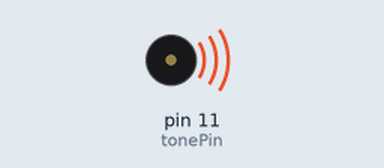
Recording of a sketch running on a simulated Arduino Uno, built with avr-gcc and run on an emulated ATmega328P. Shown: buzzer (waves = sounding).

Above: at 0.2 s.
Timing chart, 0 to 5.5 s (numbered marks = the images above):
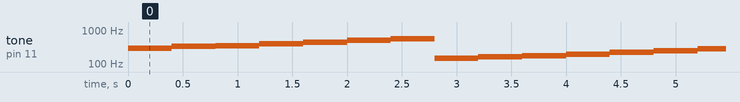

Measured:
- by itself, tone on pin 11 (tonePin): plays 294 Hz for 0.40 s, 330 Hz for 0.40 s, 350 Hz for 0.40 s, 393 Hz for 0.40 s, 441 Hz for 0.40 s, 495 Hz for 0.40 s … (325 notes in this stretch)

The sketch:

Music.ino
```cpp
#define NOTE_D0 98
#define NOTE_D1 294
#define NOTE_D2 330
#define NOTE_D3 350
#define NOTE_D4 393
#define NOTE_D5 441
#define NOTE_D6 495
#define NOTE_D7 556
#define NOTE_DL1 147
#define NOTE_DL2 165
#define NOTE_DL3 175
#define NOTE_DL4 196
#define NOTE_DL5 221
#define NOTE_DL6 248
#define NOTE_DL7 278
#define NOTE_DH1 589
#define NOTE_DH2 661
#define NOTE_DH3 700
#define NOTE_DH4 786
#define NOTE_DH5 882
#define NOTE_DH6 990
#define NOTE_DH7 112

#define WHOLE 1
#define HALF 0.5
#define QUARTER 0.25
#define EIGHTH 0.125
#define SIXTEENTH 0.625

// notes in the melody:
int tune[] =
{
    NOTE_D0,NOTE_D1,NOTE_D2,NOTE_D3,NOTE_D4,NOTE_D5,NOTE_D6,NOTE_D7,
    NOTE_DL1,NOTE_DL2,NOTE_DL3,NOTE_DL4,NOTE_DL5,NOTE_DL6,NOTE_DL7,
    NOTE_DH1,NOTE_DH2,NOTE_DH3,NOTE_DH4,NOTE_DH5,NOTE_DH6,NOTE_DH7,
};
/* note durations: 1 = one note*/

float duration[]=
{1,1,1,1,1,1,1,1, 1,1,1,1,1,1,1,1,1,1,1,1,1,1,};
int length;
int tonePin=11;                // buzzer pin
void setup()
{ Serial.begin(9600);
    pinMode(tonePin,OUTPUT);   //  initialize the digital pin as an output
    length = sizeof(tune)/sizeof(tune[0]);
}
void loop()
{
    for(int x=1;x<length;x++)
    {tone(tonePin,tune[x]);
        delay(400*duration[(x%100)]);    // to distinguish the notes, set a minimum time between them.

        noTone(tonePin); // stop the tone playing:
    }
}
```
